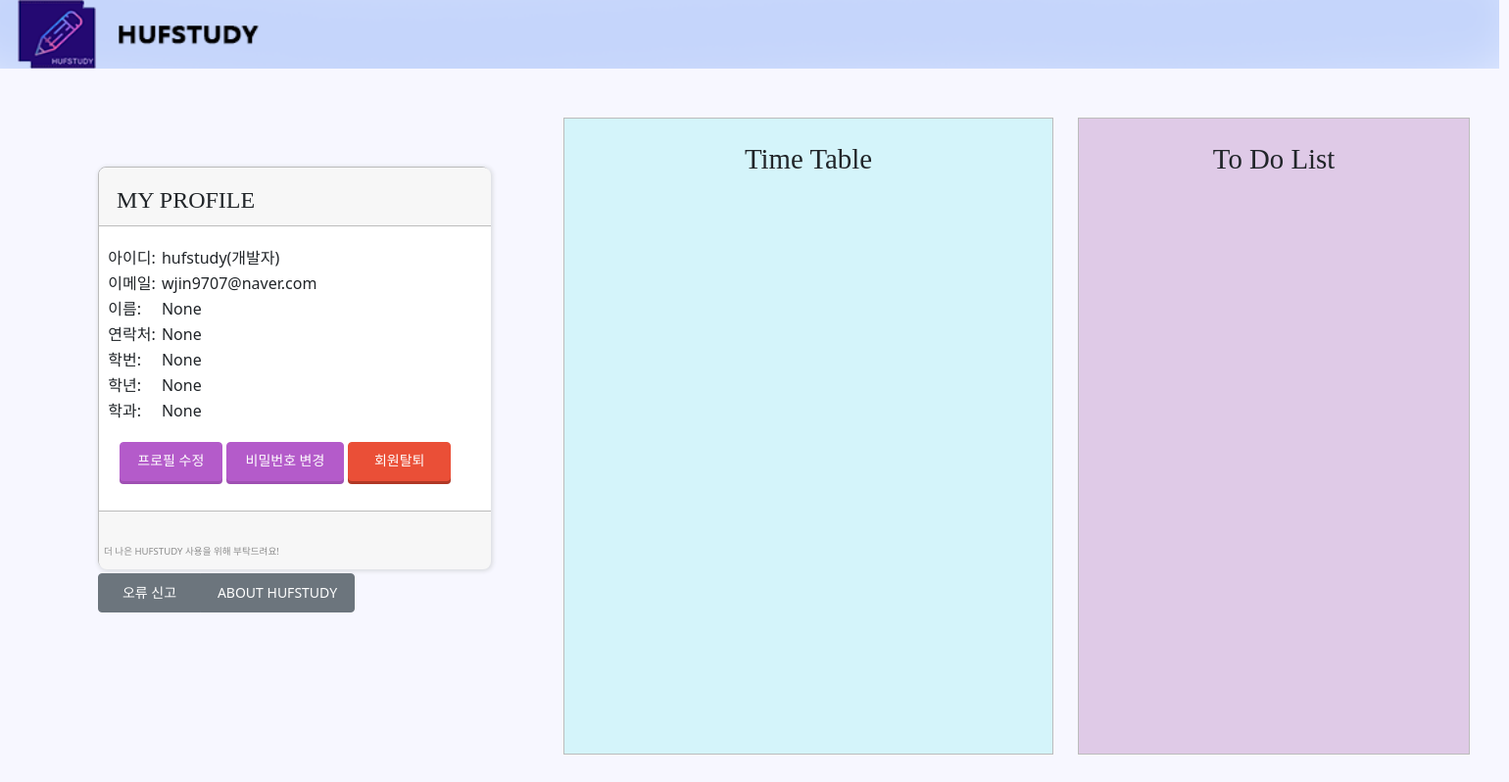
/mypage/ (signed in), run on an earlier commit of the app's database.
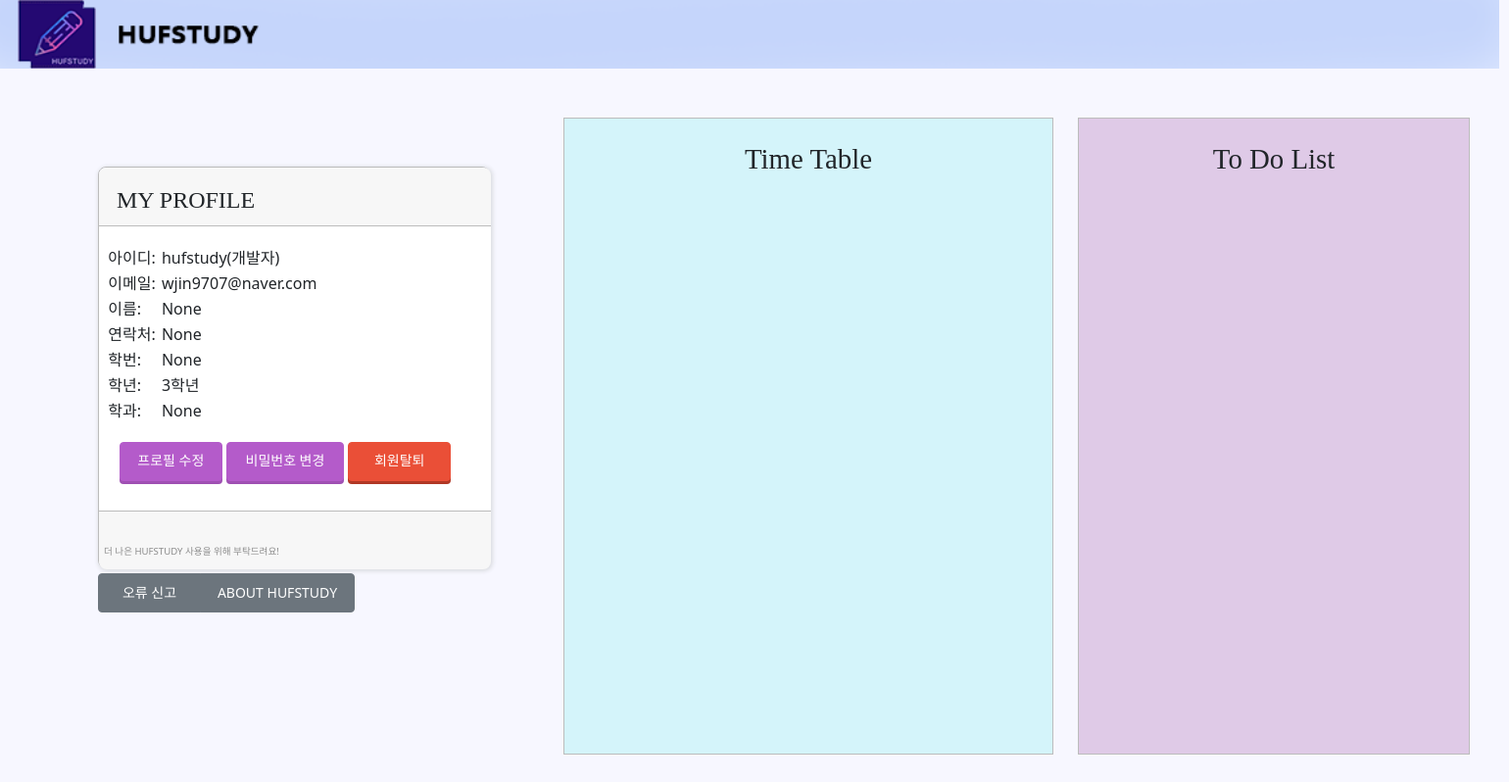
And on a later commit of the database.
### users/models.py (models this page shows, shortened)
class User(AbstractBaseUser, PermissionsMixin):
    objects = UserManager()
    user_id = models.CharField(max_length=12, verbose_name="아이디", unique=True)
    password = models.CharField(max_length=256, verbose_name="비밀번호")
    email = models.EmailField(max_length=128, verbose_name="이메일",null=True, unique=True)
    hp = models.IntegerField(verbose_name="핸드폰번호", null=True, unique=True)
    name = models.CharField(max_length=8, verbose_name="이름", null=True)
    student_id = models.IntegerField(max_length=9, verbose_name="학번", null=True)
    grade = models.CharField(choices=GRADE_CHOICES, max_length=18, verbose_name="학년", null=True)
    level = models.CharField(choices=LEVEL_CHOICES, max_length=18, verbose_name="등급", default=3)
    department = models.CharField(choices=DEPARTMENT_CHOICES, max_length=40, verbose_name="학과", null=True)
    auth = models.CharField(max_length=10, verbose_name="인증번호", null=True)
    date_joined = models.DateTimeField(auto_now_add=True, verbose_name='가입일', null=True, blank=True)
    is_active = models.BooleanField(default=True)
    is_admin = models.BooleanField(default=False)
    is_staff = models.BooleanField(default=False)
    is_superuser = models.BooleanField(default=False)
    USERNAME_FIELD = 'user_id'
    REQUIRED_FIELDS = ['email']
    class Meta:
        db_table = "회원목록"
        verbose_name = "사용자"
        verbose_name_plural = "사용자"

### users/decorators.py (the view)
    def wrap(request, *args, **kwargs):
        if not request.user.is_authenticated:
            messages.info(request, "로그인한 사용자만 이용할 수 있습니다.")
            return redirect(settings.LOGIN_URL)
        return function(request, *args, **kwargs)

### users/views.py (called while the page is built)
@login_message_required
def mypage_view(request):
    if request.method == 'GET':
        return render(request, 'users/mypage.html')

### templates/users/mypage.html (shortened to what this page needs)
{% extends "users/mypage_base.html" %}
{% block contents %}
    {% load static %}
    <div id="jb-container">
        <div id="jb-header1">
            <img src="{%static 'img/users/logotop.png' %}" style="width: 1530px; height: 70px;">
        </div>
        <div id="jb-container2">
            <div id="jb-container2-content">
                <div class="" style="font-size:0.8em;">
                    <br>
                </div>
                <h5 style="margin: 0px; font-size: 1.5rem; font-family: '양진체';">&nbsp&nbsp&nbspMY PROFILE</h5>
            </div>
            <div id="jb-container2-content2">
                <table>
                    <div class="" style="font-size:0.8em;">
                        <br>
                    </div>
                    <tr>
                        <td>&nbsp&nbsp아이디:</td>
                        {% if user.level == '0'%}
                        <td>&nbsp{{ user.user_id }}(개발자)</td>
                        {% elif user.level == '1' %}
                        <td>&nbsp{{ user.user_id }}(관리자)</td>
                        {% else %}
                        <td>&nbsp{{ user.user_id }}</td>
                        {% endif %}
                    </tr>
                    <tr>
                        <td>&nbsp&nbsp이메일:</td>
                        <td>&nbsp{{ user.email }}</td>
                    </tr>
                    <tr>
                        <td>&nbsp&nbsp이름:</td>
                        <td>&nbsp{{ user.name }}</td>
                    </tr>
                    <tr>
                        <td>&nbsp&nbsp연락처:</td>
                        <td>&nbsp{{ user.hp }}</td>
                    </tr>
                    <tr>
                        <td>&nbsp&nbsp학번:</td>
                        <td>&nbsp{{ user.student_id }}</td>
                    </tr>
                    <tr>
                        <td>&nbsp&nbsp학년:</td>
                        <td>&nbsp{{ user.grade }}</td>
                    </tr>
                    <tr>
                        <td>&nbsp&nbsp학과:</td>
                        <td>&nbsp{{ user.department }}</td>
                    </tr>
                </table>
                <div class="" style="font-size:0.8em;">
                    <br>
                </div>
                <a href="{% url 'users:mypage_update' %}" class="btn btn-purple" style="font-family: 'paybooc-Bold';">프로필 수정</a>
                <a href="{% url 'users:mypage_password' %}" class="btn btn-purple" style="font-family: 'paybooc-Bold'; width: 120px;">비밀번호 변경</a>
                <a href="{% url 'users:mypage_delete' %}" class="btn btn-red" style="font-family: 'paybooc-Bold';">회원탈퇴</a>
            </div>
            <div id="jb-container2-content3">
                <h1 style="font-size: 0.6em; color: #8C8C8C;">
                    <br><br><br>
                    &nbsp&nbsp더 나은 HUFSTUDY 사용을 위해 부탁드려요!</h1>
            </div>
        </div>
        <div id="jb-content2">
            <br>
            <h5 style="margin: 0px; font-size: 1.8rem; font-family: '양진체'; text-align: center;">Time Table</h5>
        </div>
        <div id="jb-content3">
            <br>
            <h5 style="margin: 0px; font-size: 1.8rem; font-family: '양진체'; text-align: center;">To Do List</h5>
        </div>
        <div class="btn-group" role="group" style="position: absolute; left:100px; top:585px;">
            <button class="btn btn-secondary" type="button">
                오류 신고
            </button>
            <button class="btn btn-secondary" type="button" style="width: 158px;">
                ABOUT HUFSTUDY
            </button>
        </div>
    </div>
    {% endblock %}

### templates/users/mypage_base.html (shortened to what this page needs)
<!doctype html>
<html lang="ko">
    <head>
        {% load static %}
        <link href="https://cdn.jsdelivr.net/npm/bootstrap@5.0.2/dist/css/bootstrap.min.css" rel="stylesheet">
        <link rel="stylesheet" type="text/css" href="{% static 'css/users/style.css' %}?after">
      </head>
<body style="background-color: #f7f7ff;">
    {% block contents %}
    {% endblock %}
</body>
</html>

### static/css/users/style.css (style rules this page uses)
.btn { font-size: 14px; width:105px; height:40px; padding:.8em 1.2em; line-height:14px;color: #fff; text-align: center; position:relative; }
.btn.btn-purple { background-color: #B45BCA; border-color: #B45BCA; -webkit-box-shadow: 0 3px 0 #9f50b3; box-shadow: 0 3px 0 #9f50b3; }
.btn.btn-red { background-color: #ea4f37; border-color: #ea4f37; -webkit-box-shadow: 0 3px 0 #b13825; box-shadow: 0 3px 0 #b13825; }

### templates/users/mypage_base.html (style rules this page uses)
#jb-container { width: 1530px; height: 760px; }
#jb-header1 { width: 1530px; height: 70px; position : relative; }
#jb-container2 { width: 400px; height: 410px; float: left; border: 1px solid #bcbcbc; box-shadow: 1.5px 1.5px 4.5px 1.5px #dadce0; margin-top: 100px; margin-left: 100px; border-radius: 8px; }
#jb-container2-content { width: 400px; height: 60px; background-color: #F7F7F7; border-top-right-radius: 8px; border-top-left-radius: 8px; border-bottom:1px solid #bcbcbc; }
#jb-container2-content2 { width: 400px; height: 290px; background-color: #ffffff; }
#jb-container2-content3 { width: 400px; height: 60px; background-color: #F7F7F7; border-bottom-right-radius: 8px; border-bottom-left-radius: 8px; border-top:1px solid #bcbcbc; }
#jb-content2 { background-color:#D4F4FA; margin-top: 50px; width: 500px; height: 650px; float: left; border: 1px solid #bcbcbc; margin-left: 75px; }
#jb-content3 { background-color: #DFCAE7; margin-top: 50px; width: 400px; height: 650px; float: left; border: 1px solid #bcbcbc; margin-left: 25px; }

What changed in the data, as far as the page shows it:
changed User "hufstudy": grade "None" → "3학년"
